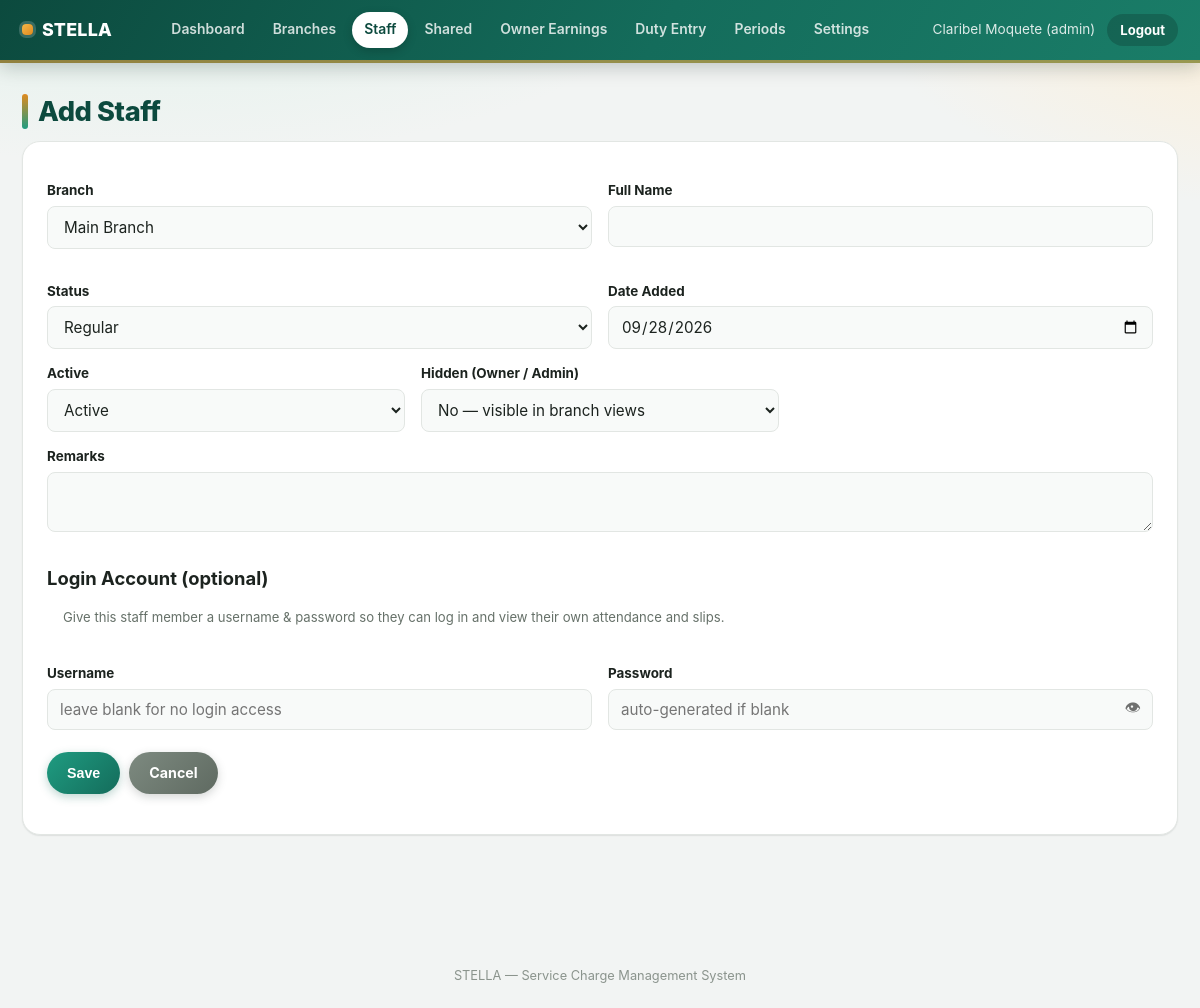
Page /staff/form.php (signed in) on the committed database.
### tables this page shows
CREATE TABLE branches (
    id INT AUTO_INCREMENT PRIMARY KEY,
    parent_branch_id INT DEFAULT NULL,    
    name VARCHAR(120) NOT NULL,
    address VARCHAR(255) DEFAULT NULL,
    is_active TINYINT(1) NOT NULL DEFAULT 1,
    created_at TIMESTAMP DEFAULT CURRENT_TIMESTAMP,
    CONSTRAINT fk_branch_parent FOREIGN KEY (parent_branch_id) REFERENCES branches(id)
);

### config/auth.php (called while the page is built, shortened)
<?php
function is_logged_in() {
    return isset($_SESSION['user']);
}
function is_admin() {
    return is_logged_in() && $_SESSION['user']['role'] === 'admin';
}
function current_branch_id() {
    $b = $_SESSION['user']['branch_id'] ?? null;
    return $b ? (int)$b : null;
}
function is_branch_locked() {
    return current_branch_id() !== null;
}
function accessible_branch_ids() {
    $locked = current_branch_id();
    if ($locked === null) return null;
    $ids = [$locked];
    return $ids;
}
function scoped_branch_id($requestedId = 0) {
    $locked = current_branch_id();
    if ($locked === null) return (int)$requestedId;
    return $locked;
}

### includes/functions.php (called while the page is built, shortened)
<?php
function h($s) {
    return htmlspecialchars((string)$s, ENT_QUOTES, 'UTF-8');
}
function get_branches($activeOnly = true) {
    global $pdo;
    $sql = 'SELECT b.*, p.name AS parent_name
            FROM branches b
            LEFT JOIN branches p ON p.id = b.parent_branch_id'
        . ($activeOnly ? ' WHERE b.is_active = 1' : '')
        . ' ORDER BY COALESCE(p.name, b.name), (b.parent_branch_id IS NOT NULL), b.name';
    return $pdo->query($sql)->fetchAll();
}
function branch_option_label($branch) {
    return (!empty($branch['parent_branch_id']) ? '— ' : '') . $branch['name'];
}
function visible_branches($activeOnly = true) {
    global $pdo;
    $ids = accessible_branch_ids();
    if ($ids === null) return get_branches($activeOnly);
    $placeholders = implode(',', array_fill(0, count($ids), '?'));
    $sql = "SELECT b.*, p.name AS parent_name
            FROM branches b
            LEFT JOIN branches p ON p.id = b.parent_branch_id
            WHERE b.id IN ($placeholders)" . ($activeOnly ? ' AND b.is_active = 1' : '')
        . ' ORDER BY (b.parent_branch_id IS NOT NULL), b.name';
    $stmt = $pdo->prepare($sql);
    $stmt->execute($ids);
    return $stmt->fetchAll();
}

### staff/form.php (the view, shortened to what this page needs)
<?php
require __DIR__ . '/../config/config.php';
require __DIR__ . '/../config/auth.php';
require __DIR__ . '/../includes/functions.php';
$id = isset($_GET['id']) ? (int)$_GET['id'] : (isset($_POST['id']) ? (int)$_POST['id'] : 0);
$branches = visible_branches(false);
$defaultBranchId = scoped_branch_id($_GET['branch_id'] ?? ($branches[0]['id'] ?? 1));
$staff = ['branch_id' => $defaultBranchId, 'full_name' => '', 'status' => 'regular', 'remarks' => '', 'date_added' => date('Y-m-d'), 'is_active' => 1, 'is_hidden' => 0, 'excluded_days' => ''];
$account = ['username' => ''];
require __DIR__ . '/../includes/header.php';
?>
<h1><?= $id ? 'Edit Staff' : 'Add Staff' ?></h1>
<div class="card">
    <form method="post" action="">
        <div class="form-row">
            <div>
                <label for="branch_id">Branch</label>
                <?php if (is_branch_locked()): ?>
                    <input type="text" value="<?= h($branches[0]['name'] ?? '') ?>" disabled>
                <?php else: ?>
                <select id="branch_id" name="branch_id" required>
                    <?php foreach ($branches as $b): ?>
                        <option value="<?= $b['id'] ?>" <?= (int)$staff['branch_id'] === (int)$b['id'] ? 'selected' : '' ?>><?= h(branch_option_label($b)) ?></option>
                    <?php endforeach; ?>
                </select>
                <?php endif; ?>
            </div>
            <div>
                <label for="full_name">Full Name</label>
                <input type="text" id="full_name" name="full_name" value="<?= h($staff['full_name']) ?>" required>
            </div>
        </div>
        <div class="form-row" style="margin-top:18px;">
            <div>
                <label for="status">Status</label>
                <select id="status" name="status">
                    <?php foreach (['regular' => 'Regular', 'not_regular' => 'Not Yet Regular', 'probationary' => 'Probationary', 'resigned' => 'Resigned'] as $val => $label): ?>
                        <option value="<?= $val ?>" <?= $staff['status'] === $val ? 'selected' : '' ?>><?= $label ?></option>
                    <?php endforeach; ?>
                </select>
            </div>
            <div>
                <label for="date_added">Date Added</label>
                <input type="date" id="date_added" name="date_added" value="<?= h($staff['date_added']) ?>">
            </div>
        </div>
        <div class="form-row">
            <div>
                <label for="is_active">Active</label>
                <select name="is_active" id="is_active">
                    <option value="1" <?= $staff['is_active'] ? 'selected' : '' ?>>Active</option>
                </select>
            </div>
            <?php if (is_admin()): ?>
            <div>
                <label for="is_hidden">Hidden (Owner / Admin)</label>
                <select name="is_hidden" id="is_hidden">
                    <option value="0" <?= empty($staff['is_hidden']) ? 'selected' : '' ?>>No — visible in branch views</option>
                </select>
            </div>
            <?php else: ?>
            <div></div>
            <?php endif; ?>
            <div></div>
        </div>
        <label for="remarks" style="margin-top:14px; display:block;">Remarks</label>
        <textarea id="remarks" name="remarks" rows="2"><?= h($staff['remarks']) ?></textarea>
        <h2 style="margin-top:26px;">Login Account (optional)</h2>
        <p class="subtitle small">Give this staff member a username &amp; password so they can log in and view their own attendance and slips.</p>
        <div class="form-row">
            <div>
                <label for="username">Username</label>
                <input type="text" id="username" name="username" value="<?= h($account['username']) ?>" placeholder="leave blank for no login access">
            </div>
            <div>
                <label for="new_password">Password <?= $account['username'] ? '(leave blank to keep current)' : '' ?></label>
                <div class="pw-field">
                    <input type="password" id="new_password" name="new_password" placeholder="<?= $account['username'] ? 'unchanged' : 'auto-generated if blank' ?>">
                    <button type="button" class="btn-eye" id="pwToggle" aria-label="Show password">👁</button>
                </div>
            </div>
        </div>
        <div class="actions" style="margin-top:22px;">
            <button type="submit" class="btn">Save</button>
            <a class="btn btn-secondary" href="<?= BASE_URL ?>/staff/list.php">Cancel</a>
        </div>
    </form>
</div>
<?php require __DIR__ . '/../includes/footer.php'; ?>

### assets/css/style.css (style rules this page uses)
:root { --primary: #146c5b; --primary-dark: #0c4a3e; --primary-light: #1f9c81; --accent: #e08a1e; --accent-light: #f4b74a; --bg: #f2f4f3; --bg-alt: #eaf0ee; --surface: #ffffff; --surface-soft: #f8faf9; --border: #e2e6e3; --border-strong: #cfd6d1; --text: #1c231f; --text-muted: #667169; --text-faint: #8b948d; --danger: #c2402f; --danger-light: #fbe6e3; --success: #1f9c56; --success-light: #e2f6e9; --info: #2b6ea8; --info-light: #e5f0fa; --warning: #b57907; --warning-light: #fdf1dd; --br-dois: #ff8a1e; --br-dois-dk: #c9600a; --br-stella: #1fa24d; --br-stella-dk: #0f6e33; --br-pub: #ff4d2e; --br-pub-dk: #b32c14; --br-hero: #101114; --br-hero-dk: #c2201c; --br-dnd: #2e7d32; --br-dnd-dk: #1b5e20; --br-commi: #9aa1a0; --br-commi-dk: #6b706f; --br-default: #146c5b; --br-default-dk: #0c4a3e; --radius: 12px; --radius-sm: 8px; --radius-lg: 18px; --shadow-sm: 0 1px 2px rgba(15, 35, 28, .06), 0 1px 1px rgba(15, 35, 28, .04); --shadow-md: 0 6px 20px rgba(15, 35, 28, .08), 0 2px 6px rgba(15, 35, 28, .05); --shadow-lg: 0 18px 40px rgba(15, 35, 28, .14), 0 6px 14px rgba(15, 35, 28, .07); --shadow-glow: 0 10px 26px rgba(20, 108, 91, .22); --av-1: #146c5b; --av-1b: #1f9c81; --av-2: #b5570e; --av-2b: #e08a1e; --av-3: #2b6ea8; --av-3b: #4f9bd6; --av-4: #7a3ca0; --av-4b: #a566cf; --av-5: #b32c14; --av-5b: #e0553a; --av-6: #0f6e33; --av-6b: #1fa24d; font-family: -apple-system, BlinkMacSystemFont, 'Segoe UI', Roboto, Helvetica, Arial, sans-serif; }
* { box-sizing: border-box; }
html { scroll-behavior: smooth; }
body { margin: 0; background: radial-gradient(1100px 480px at 12% -10%, #dcf1e8 0%, transparent 55%), radial-gradient(900px 420px at 110% 0%, #fdeed4 0%, transparent 50%), var(--bg); background-attachment: fixed; color: var(--text); font-size: 15px; line-height: 1.55; -webkit-font-smoothing: antialiased; }
a { color: var(--primary); }
.card { position: relative; background: var(--surface); border: 1px solid var(--border); border-radius: var(--radius-lg); padding: 24px; margin-bottom: 22px; box-shadow: var(--shadow-sm); transition: box-shadow .18s ease, transform .18s ease; overflow-x: auto; -webkit-overflow-scrolling: touch; }
h1 { position: relative; font-size: 1.7rem; margin: 0 0 8px; padding-left: 16px; font-weight: 800; letter-spacing: -.015em; color: var(--primary-dark); }
h1::before { content: ""; position: absolute; left: 0; top: .12em; bottom: .12em; width: 6px; border-radius: 6px; background: linear-gradient(180deg, var(--accent), var(--primary-light)); }
h2 { font-size: 1.15rem; margin: 0 0 14px; font-weight: 750; }
.subtitle { color: var(--text-muted); margin: 0 0 22px; font-size: .96rem; padding-left: 16px; }
label { display: block; font-weight: 700; margin: 14px 0 5px; font-size: .84rem; color: var(--text); }
input[type=text], input[type=password], input[type=number], input[type=date], select, textarea { width: 100%; padding: 10px 12px; border: 1.5px solid var(--border); border-radius: var(--radius-sm); font-size: .95rem; background: var(--surface-soft); color: var(--text); transition: border-color .15s ease, box-shadow .15s ease, background .15s ease; font-family: inherit; }
.form-row { display: flex; gap: 16px; flex-wrap: wrap; }
.form-row > div { flex: 1; min-width: 180px; }
.btn { display: inline-flex; align-items: center; gap: 6px; background: linear-gradient(135deg, var(--primary-light), var(--primary)); color: #fff; border: none; padding: 10px 20px; border-radius: 999px; cursor: pointer; font-size: .89rem; text-decoration: none; font-weight: 700; box-shadow: 0 3px 10px rgba(20, 108, 91, .28); transition: transform .12s ease, box-shadow .12s ease, filter .12s ease; }
.btn-secondary { background: linear-gradient(135deg, #7d8a80, #5f6a61); box-shadow: 0 3px 10px rgba(60,70,63,.22); }
.pw-field { position: relative; }
.pw-field input { padding-right: 40px; }
.btn-eye { position: absolute; right: 6px; top: 50%; transform: translateY(-50%); background: none; border: none; cursor: pointer; font-size: 1rem; opacity: .55; padding: 6px; transition: opacity .15s ease; }
.actions { display: flex; gap: 9px; flex-wrap: wrap; margin-bottom: 16px; }
.small { font-size: .82rem; }

### rows in the picture
branches: status "Regular", date_added "09/28/2026", is_active "Active"

### other values in the picture
get_setting('company_name', 'Service Charge') "STELLA"
$user['full_name'] "Claribel Moquete"
$user['role'] "admin"
get_setting('company_name', '') "STELLA"
APP_NAME "Service Charge Management System"
form field branch_id "Main Branch"
